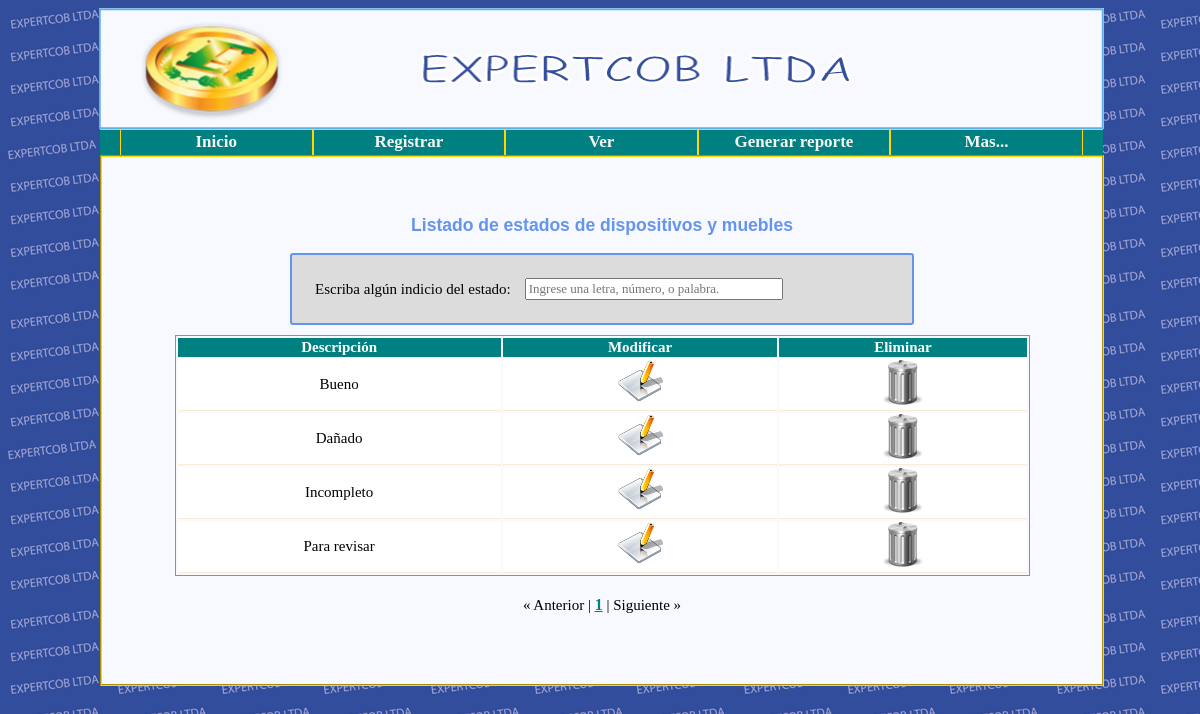
The app's page /administrador/estados.php?es=v (signed in) with its own data.
### tables this page shows
CREATE TABLE IF NOT EXISTS `Estados` (
  `IdEstado` INT NOT NULL AUTO_INCREMENT COMMENT '',
  `Descripcion` VARCHAR(30) NOT NULL COMMENT '',
  PRIMARY KEY (`IdEstado`)  COMMENT '');

### modelo/com.inventario_expertcob.utilitarias/Conexion.php (called while the page is built, shortened)
<?php
class Conexion {
    private $host = "localhost";
    private $user = "inventario_admin";
    private $password = "inventario_expertcob_ltda";
    private $db = "CO_Expertcob_Inventario";
    private $link = null;
    private static $_instance = null;
    private function conectar() {
        $this->link = mysqli_connect($this->host, $this->user, $this->password) or die("No se puede conectar a MySql " . mysql_error());
        mysqli_select_db($this->link, $this->db) or die("No existe la base de datos: " . mysql_error());
    }
    public static function get_instance() {
        if (!self::$_instance instanceof self) {
            self::$_instance = new self();
        }
        return self::$_instance;
    }
    public function ejecutar($query) {
        $this->smtm = mysqli_query($this->link, $query) or die("Error en el Query $query " . mysql_error());
        return $this->smtm;
    }
}

### controlador/com.inventario_expertcob.controladores/ControladorGestionDeMueblesEnseres.php (called while the page is built, shortened)
<?php
require_once '../modelo/com.inventario_expertcob.dao/EstadoDAO.php';
require_once '../modelo/com.inventario_expertcob.dto/EstadoDTO.php';
class ControladorGestionDeMueblesEnseres {
    public function verEstados() {
        try {
            $this->eDao = new EstadoDAO();
            $this->lista = $this->eDao->verTodos();
            return $this->lista;
        } catch (Exception $ex) {
            return $ex->getMessage();
        }
    }
}

### modelo/com.inventario_expertcob.dao/AbstractDAO.php (called while the page is built, shortened)
<?php
require_once '../modelo/com.inventario_expertcob.utilitarias/Conexion.php';
abstract class AbstractDAO {
    protected function __construct() {
        $this->conexion = Conexion::get_instance();
    }
}

### modelo/com.inventario_expertcob.dao/EstadoDAO.php (called while the page is built, shortened)
<?php
require_once '../modelo/com.inventario_expertcob.dao/AbstractDAO.php';
class EstadoDAO extends AbstractDAO {
    public function verTodos() {
        try {
            $this->lista = array();
            $this->query = "SELECT * FROM Estados;";
            $this->resultado = $this->conexion->ejecutar($this->query);
            while ($res = mysqli_fetch_array($this->resultado)) {
                array_push($this->lista, new EstadoDTO($res['IdEstado'], $res['Descripcion']));
            }
            return $this->lista;
        } catch (Exception $ex) {
            return $ex->getMessage();
        }
    }
}

### modelo/com.inventario_expertcob.dto/EstadoDTO.php (called while the page is built, shortened)
<?php
class EstadoDTO {
    private $idEstado = 0;
    private $descripcion = "";
    public function __construct($idEstado, $descripcion) {
        if (is_numeric($idEstado)) {
            $this->idEstado = $idEstado;
            $this->descripcion = $descripcion;
        } else {
            throw new Exception("El id del estado no es valido");
        }
    }
    public function getIdEstado() {
        return $this->idEstado;
    }
    public function getDescripcion() {
        return $this->descripcion;
    }
}

### administrador/estados.php (the view, shortened to what this page needs)
<!DOCTYPE html>
<?php
require '../controlador/com.inventario_expertcob.controladores/ControladorGestionDeMueblesEnseres.php';
?>
<html>
    <head>
        <link type="text/css" rel="stylesheet" href="../resources/css/administrador.css">
    </head>
    <body>
        <div class="contenedor">
            <div class="cuerpo">
                <?php
                $controlador = new ControladorGestionDeMueblesEnseres();
                if (isset($_REQUEST['btnRegistrar'])) {
                    if ($_REQUEST['txtDescripcion'] != "") {
                        echo $controlador->registrarEstado($_REQUEST['txtDescripcion']);
                        ?>
                        <script>
                            var segundos = 3;
                            var direccion = 'index_admin.php';
                            milisegundos = segundos * 1000;
                            window.setTimeout("window.location.replace(direccion);", milisegundos);
                        </script>
                        <?php
                    } else {
                        ?>
                        <script>
                            alert("Debe llenar los campos obligatorios del formulario");
                            location.href = "estados.php?es=r";
                        </script>
                        <?php
                    }
                } else if (isset($_REQUEST['btnModificar'])) {
                    if ($_REQUEST['txtDescripcion'] != "" && is_numeric($_REQUEST['txtNumero'])) {
                        echo $controlador->modificarEstado($_REQUEST['txtNumero'], $_REQUEST['txtDescripcion']);
                        ?>
                        <script>
                            var segundos = 3;
                            var direccion = 'estados.php?es=v';
                            milisegundos = segundos * 1000;
                            window.setTimeout("window.location.replace(direccion);", milisegundos);
                        </script>
                        <?php
                    } else {
                        ?>
                        <script>
                            alert("Debe llenar los campos obligatorios del formulario");
                            location.href = "estados.php?es=v";
                        </script>
                        <?php
                    }
                } else if (isset($_REQUEST['no']) && is_numeric($_REQUEST['no'])) {
                    ?>
                    <div class="ventanaEliminar">
                        <div class="mensaje">
                            <h2>Inventario Expertcob</h2>
                            <form method="post" action="estados.php">
                                <table>
                                    <tr>
                                        <td>¿Esta seguro que desea eliminar el registro?<input type="text" name="num" value="<?php echo $_REQUEST['no']; ?>" readonly="true" hidden="true"></td>
                                    </tr>
                                    <tr>
                                        <td>
                                            <input type="submit" name="btnEliminar" value="Si">
                                            <input type="button" value="No" onclick="location.href = 'javascript:closeVentana();';">
                                        </td>
                                    </tr>
                                </table>
                            </form>
                        </div>
                    </div>
                    <?php
                } else if (isset($_REQUEST['btnEliminar'])) {
                    echo $controlador->eliminarEstado($_REQUEST['num']);
                    ?>
                    <script>
                        var segundos = 3;
                        var direccion = 'estados.php?es=v';
                        milisegundos = segundos * 1000;
                        window.setTimeout("window.location.replace(direccion);", milisegundos);
                    </script>
                    <?php
                } else if (isset($_REQUEST['es'])) {
                    switch ($_REQUEST['es']) {
                                ?>
                                <?php
                        case "v": {
                                $estados = $controlador->verEstados();
                                if (count($estados) > 0) {
                                    ?>
                                    <div class = "list">
                                        <h3 style="color: #6495ED; font-family: 'arial';">Listado de estados de dispositivos y muebles</h3>
                                        <div class="buscador">
                                            <table>
                                                <tr>
                                                    <td><label for="Filtro">Escriba algún indicio del estado:</label></td>
                                                    <td><input id="Filtro" name="Filtro" type="text" placeholder="Ingrese una letra, número, o palabra." maxlength="15"></td>
                                                </tr>
                                            </table>
                                        </div>
                                        <div class="tabla">
                                            <table id="TablaFiltro" >
                                                <thead>
                                                    <tr id="encabezado">
                                                        <td>Descripción</td>
                                                        <td>Modificar</td>
                                                        <td>Eliminar</td>
                                                    </tr>
                                                </thead>
                                                <tbody>
                                                    <?php
                                                    foreach ($estados as $eDto) {
                                                        ?>
                                                        <tr>
                                                            <td><?php echo utf8_encode($eDto->getDescripcion()); ?></td>
                                                            <td><a href="estados.php?id=<?php echo $eDto->getIdEstado(); ?>"><img alt="Modificar tipo" src="../resources/imagenes/Modificar.png" ></a></td>
                                                            <td><a href="estados.php?no=<?php echo $eDto->getIdEstado(); ?>"><img alt="Eliminar tipo" src="../resources/imagenes/Eliminar.png" ></a></td>
                                                        </tr>
                                                        <?php
                                                    }
                                                    ?>
                                                </tbody>
                                            </table>
                                            <div id="pageNavPosition"></div>
                                        </div>
                                    </div>
                                    <?php
                                } else {
                                    ?>
                                    <div class="notificacion">
                                        <div class="mensaje">
                                            <h2>Inventario Expertcob</h2>
                                            <?php echo "No existen estados registrados"; ?>
                                        </div>
                                    </div>
                                    <script>
                                        var segundos = 3;
                                        var direccion = 'index_admin.php';
                                        milisegundos = segundos * 1000;
                                        window.setTimeout("window.location.replace(direccion);", milisegundos);
                                    </script>
                                    <?php
                                }
                            }break;
                            ?>
                        <?php
                    }
                } else if (isset($_REQUEST['id']) && is_numeric($_REQUEST['id'])) {
                    $eDto = $controlador->verEstado($_REQUEST['id']);
                    if ($eDto != null) {
                        ?>
                        <form class="formEstado" id="signupForm" action="estados.php" method="post">
                            <h3 style="color: #6495ED; font-family: 'arial';">Modifique el estado de mubles y dispositivos</h3>
                            <hr>
                            <table>
                                <tr>
                                    <td></td>
                                    <td><input type="text" name="txtNumero" id="txtNumero" hidden="true" value="<?php echo $eDto->getIdEstado(); ?>"></td>
                                </tr>
                                <tr>
                                    <td><label for="txtDescripcion">Descripción:</label></td>
                                    <td><input type="text" name="txtDescripcion" id="txtDescripcion" maxlength="30" value="<?php echo utf8_encode($eDto->getDescripcion()); ?>" style="width: 190px;">
                                        <label class="obligatorio"> *</label></td>
                                </tr>
                            </table>
                            <div class="msjObligatorio">
                                <label>Los campos con * son obligatorios</label>
                            </div>
                            <input type="submit" value="Modificar" name="btnModificar">
                            <input type="button" value="Cancelar" onclick="location.href = 'estados.php?es=v'">
                        </form>
                        <?php
                    } else {
                        ?>
                        <script>
                            alert("No existe un estado con ese id");
                            location.href = "estados.php?es=v";
                        </script>
                        <?php
                    }
                } else {
                    ?>
                    <script>
                        location.href = "index_admin.php";
                    </script>
                    <?php
                }
                ?>
            </div>
        </div>
    </body>
</html>

### resources/css/administrador.css (style rules this page uses)
.list { margin: 0 auto; width: 95%; }
.buscador { background-color: gainsboro; border-radius: 3px; border: 2px #6495ED solid; width: 580px; padding: 20px; margin: 0 auto; }
.buscador input { width: 250px; font-size: 13px; margin-left: 10px; }
.tabla table { margin: 0 auto; width: 90%; margin-top: 10px; border: 1px #6495ED solid; }
#encabezado { color: white; background-color: teal; font-weight: bold; }
.tabla tbody td { background-color: white; border-bottom: 1px antiquewhite solid; }

### resources/css/index.css (style rules this page uses)
body { background-image: url(../imagenes/BG_Inventario_Expertcob.png); background-repeat: repeat; text-align: center; }
.contenedor { position: relative; width: 1000px; height: auto; margin: 0 auto; font-family: "Century Gothic"; font-size: 15px; }
.cuerpo { background-color: ghostwhite; width: 100%; margin: 0 auto; padding-top: 40px; padding-bottom: 70px; border: 2px gold groove; }
h3 { color: #3CB371; font-family: "Century Gothic"; }
input { font-family: "Century Gothic"; font-size: 14px; }
.barradenavegacion { padding-bottom: 25px; background-color: teal; width: 100.3%; position:relative; z-index:4; border-top: 1px gold solid; }
.barradenavegacion ul { width:100%; list-style-type: none; font-size: 17px; font-weight: bolder; float: left; margin-top: 0; margin-left: -20px; }
.barradenavegacion ul li { width:19%; float:left; border-left: 1px gold solid; border-right: 1px gold solid; }
.barradenavegacion ul li a span { float:left; padding-top: 2px; height:23px; width:100%; background:teal; text-align:center; border-radius: 2px; }
.barradenavegacion ul li a { color: whitesmoke; text-align:center; text-decoration: none; }
.mi-menu li { position: relative; background-color: teal; }
#pageNavPosition { margin-top: 20px; }
.banner { background-image: url(../imagenes/Banner.png); background-color: ghostwhite; background-repeat: no-repeat; background-position: center; height: 121px; width: 100.5%; margin-left: -1px; }

### records on screen
estados: Descripcion "Bueno"
estados: Descripcion "Dañado"
estados: Descripcion "Incompleto"
estados: Descripcion "Para revisar"
